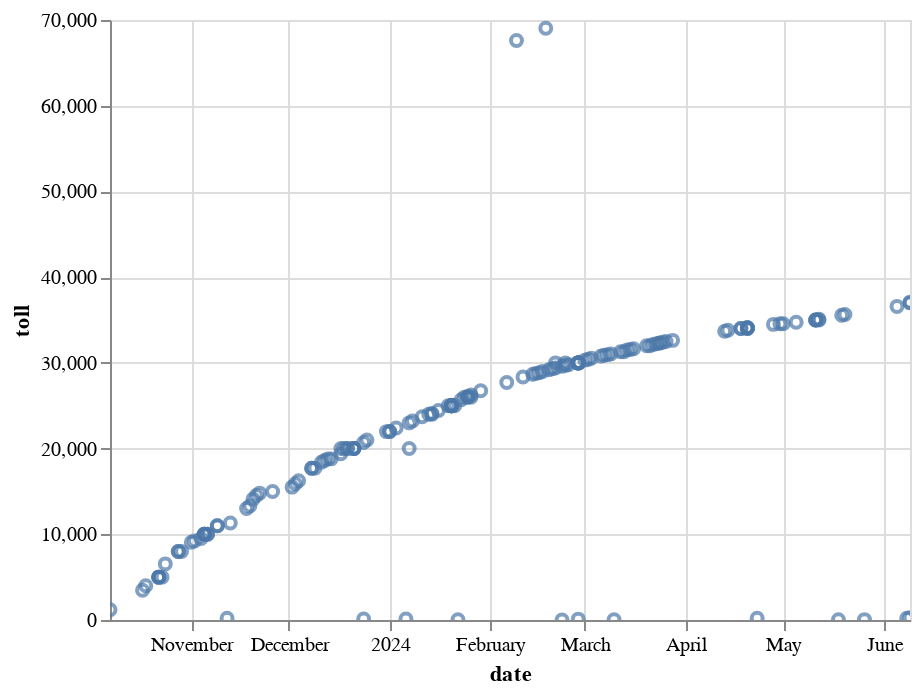

The notebook cell saved with this chart:
### Markdown cell above
## Plot timeline data

### Code cell
alt.Chart(df).mark_point().encode(
    x='date',
    y='toll',
    tooltip=['date', 'publisher', 'title', 'origin'],
).interactive()

### Figure 1 — Vega-Lite specification as saved in the notebook (floating-point values rounded to 4 significant figures; data arrays with more than 128 entries replaced by an {"elided": "..."} marker saying what was removed)
{"config": {"view": {"continuousWidth": 400, "continuousHeight": 300}}, "data": {"name": "data-bda00db53e7386d51324c60d3f8ed4bf"}, "mark": "point", "encoding": {"tooltip": [{"field": "date", "type": "temporal"}, {"field": "publisher", "type": "nominal"}, {"field": "title", "type": "nominal"}, {"field": "origin", "type": "nominal"}], "x": {"field": "date", "type": "temporal"}, "y": {"field": "toll", "type": "quantitative"}}, "selection": {"selector001": {"type": "interval", "bind": "scales", "encodings": ["x", "y"]}}, "$schema": "https://vega.github.io/schema/vega-lite/v4.17.0.json", "datasets": {"data-bda00db53e7386d51324c60d3f8ed4bf": {"elided": "164 records"}}}
